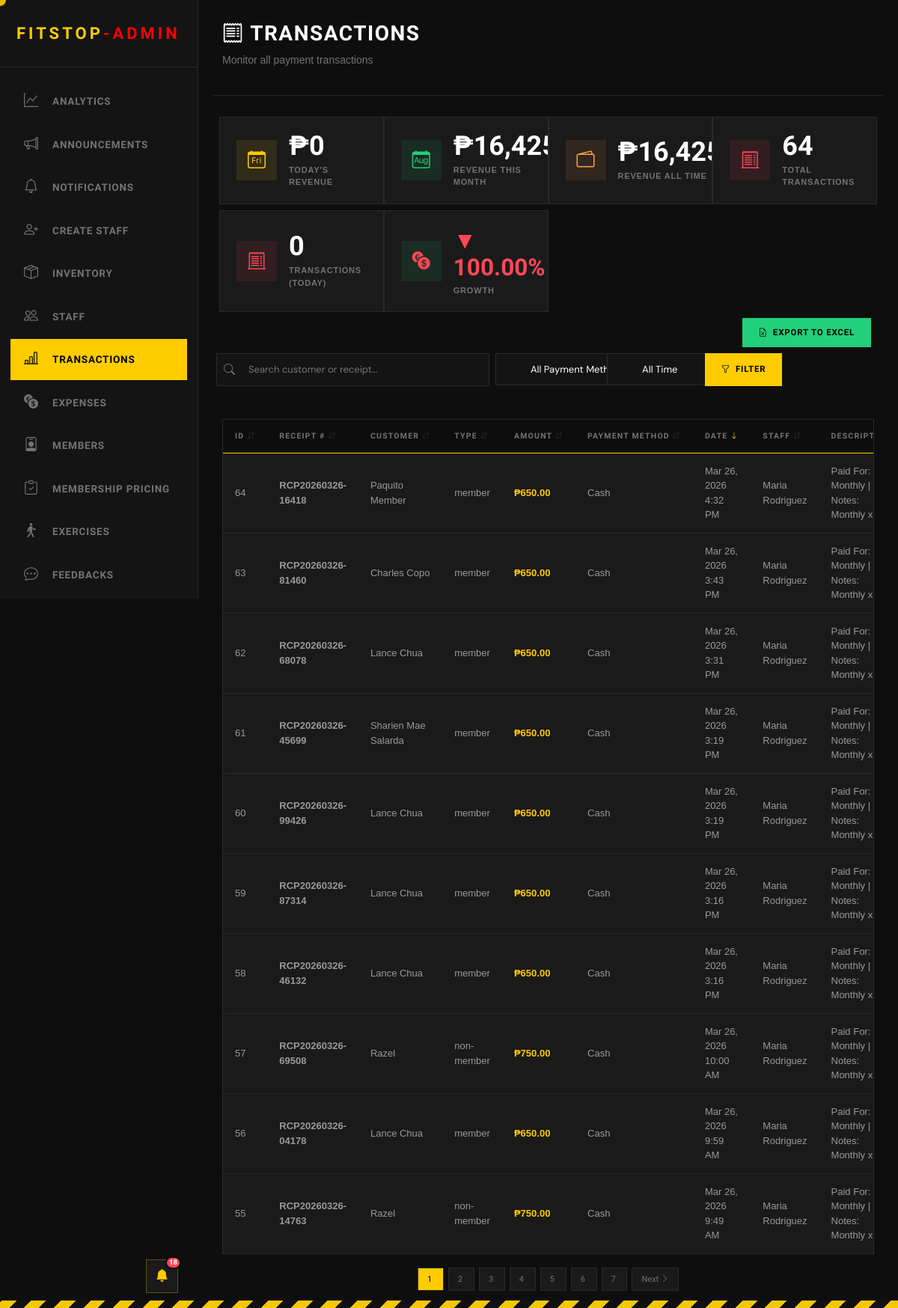
/admin/transaction.php (signed in), run on the app's committed database.
### tables this page shows
CREATE TABLE transactions (
    id INTEGER PRIMARY KEY AUTOINCREMENT,
    receipt_number TEXT UNIQUE NOT NULL,
    customer_type TEXT NOT NULL,
    user_id INTEGER,
    customer_name TEXT,
    amount DECIMAL(10, 2) NOT NULL,
    payment_method TEXT NOT NULL,
    staff_id INTEGER,
    transaction_date TIMESTAMP DEFAULT CURRENT_TIMESTAMP,
    status TEXT DEFAULT 'Confirmed',
    created_at TIMESTAMP DEFAULT CURRENT_TIMESTAMP
, "desc" TEXT);

CREATE TABLE "users" (   id INTEGER PRIMARY KEY AUTOINCREMENT,   username VARCHAR(50) NOT NULL UNIQUE,   first_name VARCHAR(50) NOT NULL,   last_name VARCHAR(50) NOT NULL,   email VARCHAR(100) NOT NULL UNIQUE,   password VARCHAR(255) NOT NULL,   user_type VARCHAR(50),   verification_code VARCHAR(50) DEFAULT NULL,   verification_code_expiration TIMESTAMP DEFAULT NULL,   is_verified BOOLEAN DEFAULT FALSE,   profile_picture BLOB,   last_logged_in TIMESTAMP DEFAULT NULL,   created_at TIMESTAMP DEFAULT CURRENT_TIMESTAMP,   updated_at TIMESTAMP DEFAULT CURRENT_TIMESTAMP , "points" INTEGER NOT NULL DEFAULT 0, dpa_consent INTEGER NOT NULL DEFAULT 0, dpa_consent_at TIMESTAMP DEFAULT NULL, "address" VARCHAR(255));

### admin/transaction.php (the view, shortened to what this page needs)
<?php
include("../Login/connection.php");
$search = isset($_GET['search']) ? trim($_GET['search']) : '';
$payment_method = isset($_GET['payment_method']) ? trim($_GET['payment_method']) : '';
$time_filter = isset($_GET['time']) ? $_GET['time'] : '';
$sort_by = isset($_GET['sort']) ? $_GET['sort'] : 'transaction_date';
$sort_order = isset($_GET['order']) ? $_GET['order'] : 'DESC';
$records_per_page = 10;
$page = isset($_GET['page']) ? (int) $_GET['page'] : 1;
$offset = ($page - 1) * $records_per_page;
$sort_order = ($sort_order === 'ASC') ? 'ASC' : 'DESC';
$where_conditions = [];
$params = [];
$where_clause = count($where_conditions) > 0 ? "WHERE " . implode(" AND ", $where_conditions) : "";
$total_query = $pdo->prepare("SELECT COUNT(*) as total FROM transactions t $where_clause");
$total_query->execute($params);
$total_records = $total_query->fetch()['total'];
$total_pages = ceil($total_records / $records_per_page);
$query = "SELECT
            t.*,
            u.first_name,
            u.last_name
          FROM transactions t
          LEFT JOIN users u ON t.staff_id = u.id
          $where_clause
          ORDER BY t.$sort_by $sort_order
          LIMIT :limit OFFSET :offset";
$stmt = $pdo->prepare($query);
$stmt->bindValue(':limit', $records_per_page, PDO::PARAM_INT);
$stmt->bindValue(':offset', $offset, PDO::PARAM_INT);
$stmt->execute();
$transactions = $stmt->fetchAll();
$stmt = $pdo->query("
    SELECT
        SUM(CASE WHEN DATE(transaction_date) = DATE('now') THEN amount ELSE 0 END) AS today,
        SUM(CASE WHEN DATE(transaction_date) = DATE('now','-1 day') THEN amount ELSE 0 END) AS yesterday
    FROM transactions
    WHERE status = 'completed'
");
$data = $stmt->fetch();
$growth = ($data['yesterday'] > 0)
    ? (($data['today'] - $data['yesterday']) / $data['yesterday']) * 100 : 0;
$total_revenue_stmt = $pdo->query("SELECT COALESCE(SUM(amount), 0) as total FROM transactions");
$total_revenue = $total_revenue_stmt->fetch()['total'];
$today_revenue_stmt = $pdo->query("SELECT COALESCE(SUM(amount), 0) as total FROM transactions WHERE DATE(transaction_date) = DATE('now')");
$today_revenue = $today_revenue_stmt->fetch()['total'];
$month_revenue_stmt = $pdo->query("SELECT COALESCE(SUM(amount), 0) as total FROM transactions WHERE strftime('%Y-%m', transaction_date) = strftime('%Y-%m', 'now')");
$month_revenue = $month_revenue_stmt->fetch()['total'];
$total_count_stmt = $pdo->query("SELECT COUNT(*) as total FROM transactions");
$total_count = $total_count_stmt->fetch()['total'];
$total_count_stmt_td = $pdo->query("SELECT COUNT(*) as total FROM transactions WHERE DATE(transaction_date) = DATE('now')");
$total_count_td = $total_count_stmt_td->fetch()['total'];
function getSortUrl($column, $current_sort, $current_order, $search, $payment_method, $time, $page)
{
    $new_order = 'ASC';
    $params = "sort=$column&order=$new_order";
    return "?$params";
}
function getSortIcon($column, $current_sort, $current_order)
{
    if ($current_sort !== $column) {
        return '<i class="bi bi-arrow-down-up" style="opacity: 0.3; font-size: 10px;"></i>';
    }
    return $current_order === 'ASC'
        ? '<i class="bi bi-arrow-up" style="color: var(--hazard); font-size: 10px;"></i>'
        : '<i class="bi bi-arrow-down" style="color: var(--hazard); font-size: 10px;"></i>';
}
function getPaginationUrl($page_num, $search, $payment_method, $time, $sort, $order)
{
    $params = "page=$page_num";
    return "?$params";
}
?>
<!DOCTYPE html>
<html>
<head>
    <link rel="stylesheet" href="styles.css">
    <link rel="stylesheet" href="https://cdn.jsdelivr.net/npm/bootstrap-icons@1.11.0/font/bootstrap-icons.css">
    <link href="https://cdn.jsdelivr.net/npm/bootstrap@5.3.8/dist/css/bootstrap.min.css" rel="stylesheet">
</head>
<body>
    <?php include('includes/header_admin.php') ?>
    <div class="main-content">
        <div class="topbar row">
            <div class="topbar-left col-sm-12 col-xl-6">
                <h1><i class="bi bi-receipt"></i> Transactions</h1>
                <p>Monitor all payment transactions</p>
            </div>
        </div>
        <div class="stat-grid row p-0 mb-1 g-2">
            <div class="stat-box col-sm-12 col-xl-3">
                <div class="stat-icon members">
                    <i class="bi bi-calendar-day"></i>
                </div>
                <div>
                    <div class="stat-value">₱<?php echo number_format($today_revenue, 0); ?></div>
                    <div class="stat-label">Today's Revenue</div>
                </div>
            </div>
            <div class="stat-box col-sm-12 col-xl-3">
                <div class="stat-icon registrations">
                    <i class="bi bi-calendar-month"></i>
                </div>
                <div>
                    <div class="stat-value">₱<?php echo number_format($month_revenue, 0); ?></div>
                    <div class="stat-label">Revenue This Month</div>
                </div>
            </div>
            <div class="stat-box col-sm-12 col-xl-3">
                <div class="stat-icon equipment">
                    <i class="bi bi-wallet2"></i>
                </div>
                <div>
                    <div class="stat-value">₱<?php echo number_format($total_revenue, 0); ?></div>
                    <div class="stat-label">Revenue All Time</div>
                </div>
            </div>
            <div class="stat-box col-sm-12 col-xl-3">
                <div class="stat-icon notifications">
                    <i class="bi bi-receipt-cutoff"></i>
                </div>
                <div>
                    <div class="stat-value"><?php echo $total_count; ?></div>
                    <div class="stat-label">Total Transactions</div>
                </div>
            </div>
            <div class="stat-box col-sm-12 col-xl-3">
                <div class="stat-icon notifications">
                    <i class="bi bi-receipt-cutoff bi-success"></i>
                </div>
                <div>
                    <div class="stat-value"><?php echo $total_count_td; ?></div>
                    <div class="stat-label">Transactions (Today)</div>
                </div>
            </div>
            <div class="stat-box col-sm-12 col-xl-3">
                <div class="stat-icon registrations"
                    style="color: <?php echo $growth >= 0 ? 'var(--success)' : 'var(--danger)'; ?>;">
                    <i class="bi bi-currency-exchange"></i>
                </div>
                <div>
                    <div class="stat-value">
                        <?php echo ($growth >= 0 ? "<small style='color: var(--success);'>▲ " : "<small style='color: var(--danger);'>▼ ") . number_format(abs($growth), 2) . "%</small>"; ?>
                    </div>
                    <div class="stat-label">Growth</div>
                </div>
            </div>
        </div>
        <section>
            <div>
                <div class="col-12 p-1 d-flex justify-content-end">
                    <button class="add-btn" data-bs-toggle="modal" data-bs-target="#exportModal"
                        style="background: var(--success); text-decoration: none; border: none; cursor: pointer;">
                        <i class="bi bi-file-earmark-excel"></i> Export to Excel
                    </button>
                </div>
                <form method="GET">
                    <div class="row">
                        <div class="search-wrapper col-sm-12 col-xl-2 p-1">
                            <i class="bi bi-search search-icon"></i>
                            <input type="text" name="search" class="search-input" maxlength="30"
                                placeholder="Search customer or receipt..."
                                value="<?php echo htmlspecialchars($search); ?>">
                        </div>
                        <div class="col-sm-12 col-xl-2 p-1">
                            <select name="payment_method" class="search-input" style="min-width: 250px;">
                                <option value="">All Payment Methods</option>
                            </select>
                        </div>
                        <div class="col-sm-12 col-xl-2 p-1">
                            <select name="time" class="search-input" style="min-width: 180px;">
                                <option value="">All Time</option>
                            </select>
                        </div>
                        <div class="col-sm-12 col-xl-1 p-1 d-flex justify-content-center">
                            <button type="submit" class="search-btn">
                                <i class="bi bi-funnel"></i> Filter
                            </button>
                        </div>
                        <div class="col-sm-12 col-xl-2 p-1 d-flex justify-content-center">
                        </div>
                    </div>
                </form>
            </div>
        </section>
        <div class="inventory-table">
            <table>
                <thead>
                    <tr>
                        <th class="sortable-header"
                            onclick="window.location.href='<?php echo getSortUrl('id', $sort_by, $sort_order, $search, $payment_method, $time_filter, $page); ?>'">
                            ID <?php echo getSortIcon('id', $sort_by, $sort_order); ?>
                        </th>
                        <th class="sortable-header"
                            onclick="window.location.href='<?php echo getSortUrl('receipt_number', $sort_by, $sort_order, $search, $payment_method, $time_filter, $page); ?>'">
                            Receipt # <?php echo getSortIcon('receipt_number', $sort_by, $sort_order); ?>
                        </th>
                        <th class="sortable-header"
                            onclick="window.location.href='<?php echo getSortUrl('customer_name', $sort_by, $sort_order, $search, $payment_method, $time_filter, $page); ?>'">
                            Customer <?php echo getSortIcon('customer_name', $sort_by, $sort_order); ?>
                        </th>
                        <th class="sortable-header"
                            onclick="window.location.href='<?php echo getSortUrl('customer_type', $sort_by, $sort_order, $search, $payment_method, $time_filter, $page); ?>'">
                            Type <?php echo getSortIcon('customer_type', $sort_by, $sort_order); ?>
                        </th>
                        <th class="sortable-header"
                            onclick="window.location.href='<?php echo getSortUrl('amount', $sort_by, $sort_order, $search, $payment_method, $time_filter, $page); ?>'">
                            Amount <?php echo getSortIcon('amount', $sort_by, $sort_order); ?>
                        </th>
                        <th class="sortable-header"
                            onclick="window.location.href='<?php echo getSortUrl('payment_method', $sort_by, $sort_order, $search, $payment_method, $time_filter, $page); ?>'">
                            Payment Method <?php echo getSortIcon('payment_method', $sort_by, $sort_order); ?>
                        </th>
                        <th class="sortable-header"
                            onclick="window.location.href='<?php echo getSortUrl('transaction_date', $sort_by, $sort_order, $search, $payment_method, $time_filter, $page); ?>'">
                            Date <?php echo getSortIcon('transaction_date', $sort_by, $sort_order); ?>
                        </th>
                        <th class="sortable-header"
                            onclick="window.location.href='<?php echo getSortUrl('staff_id', $sort_by, $sort_order, $search, $payment_method, $time_filter, $page); ?>'">
                            Staff <?php echo getSortIcon('staff_id', $sort_by, $sort_order); ?>
                        </th>
                        <th>Description</th>
                    </tr>
                </thead>
                <tbody>
                    <?php if (count($transactions) > 0): ?>
                        <?php foreach ($transactions as $txn): ?>
                            <tr>
                                <td><?php echo $txn['id']; ?></td>
                                <td><strong><?php echo htmlspecialchars($txn['receipt_number']); ?></strong></td>
                                <td><?php echo htmlspecialchars($txn['customer_name']); ?></td>
                                <td><?php echo htmlspecialchars($txn['customer_type']); ?></td>
                                <td><strong
                                        style="color: var(--hazard);">₱<?php echo number_format($txn['amount'], 2); ?></strong>
                                </td>
                                <td><?php echo htmlspecialchars($txn['payment_method']); ?></td>
                                <td><?php echo date('M d, Y g:i A', strtotime($txn['transaction_date'])); ?></td>
                                <td><?php echo htmlspecialchars(($txn['first_name'] ?? '') . ' ' . ($txn['last_name'] ?? '')); ?>
                                </td>
                                <td><?php echo htmlspecialchars($txn['desc'] ?? ''); ?></td>
                            </tr>
                        <?php endforeach; ?>
                    <?php endif; ?>
                </tbody>
            </table>
        </div>
        <?php if ($total_pages > 1): ?>
            <div style="margin-top: 20px; text-align: center;">
                <?php for ($i = 1; $i <= $total_pages; $i++): ?>
                    <a href="<?php echo getPaginationUrl($i, $search, $payment_method, $time_filter, $sort_by, $sort_order); ?>"
                        style="padding: 8px 12px; margin: 0 3px; background: <?php echo ($i == $page) ? 'var(--hazard)' : 'var(--bg-card)'; ?>; color: <?php echo ($i == $page) ? '#000' : 'var(--text-muted)'; ?>; border: 1px solid var(--border); text-decoration: none; font-family: 'Chakra Petch', sans-serif; font-size: 11px;">
                        <?php echo $i; ?>
                    </a>
                <?php endfor; ?>
                <?php if ($page < $total_pages): ?>
                    <a href="<?php echo getPaginationUrl($page + 1, $search, $payment_method, $time_filter, $sort_by, $sort_order); ?>"
                        style="padding: 8px 12px; margin: 0 3px; background: var(--bg-card); color: var(--text-muted); border: 1px solid var(--border); text-decoration: none; font-family: 'Chakra Petch', sans-serif; font-size: 11px;">
                        Next <i class="bi bi-chevron-right"></i>
                    </a>
                <?php endif; ?>
            </div>
        <?php endif; ?>
    </div>
</body>
</html>

### data on the page
transactions: id "64", receipt_number "RCP20260326-16418", customer_name "Paquito Member", customer_type "member", amount "650.00", payment_method "Cash", transaction_date "Mar 26, 2026 4:32 PM", users.first_name+last_name "Maria Rodriguez", desc "Paid For: Monthly | Notes: Monthly…"
transactions: id "63", receipt_number "RCP20260326-81460", customer_name "Charles Copo", customer_type "member", amount "650.00", payment_method "Cash", transaction_date "Mar 26, 2026 3:43 PM", users.first_name+last_name "Maria Rodriguez", desc "Paid For: Monthly | Notes: Monthly…"
transactions: id "62", receipt_number "RCP20260326-68078", customer_name "Lance Chua", customer_type "member", amount "650.00", payment_method "Cash", transaction_date "Mar 26, 2026 3:31 PM", users.first_name+last_name "Maria Rodriguez", desc "Paid For: Monthly | Notes: Monthly…"
transactions: id "61", receipt_number "RCP20260326-45699", customer_name "Sharien Mae Salarda", customer_type "member", amount "650.00", payment_method "Cash", transaction_date "Mar 26, 2026 3:19 PM", users.first_name+last_name "Maria Rodriguez", desc "Paid For: Monthly | Notes: Monthly…"
transactions: id "60", receipt_number "RCP20260326-99426", customer_name "Lance Chua", customer_type "member", amount "650.00", payment_method "Cash", transaction_date "Mar 26, 2026 3:19 PM", users.first_name+last_name "Maria Rodriguez", desc "Paid For: Monthly | Notes: Monthly…"
transactions: id "59", receipt_number "RCP20260326-87314", customer_name "Lance Chua", customer_type "member", amount "650.00", payment_method "Cash", transaction_date "Mar 26, 2026 3:16 PM", users.first_name+last_name "Maria Rodriguez", desc "Paid For: Monthly | Notes: Monthly…"
transactions: id "58", receipt_number "RCP20260326-46132", customer_name "Lance Chua", customer_type "member", amount "650.00", payment_method "Cash", transaction_date "Mar 26, 2026 3:16 PM", users.first_name+last_name "Maria Rodriguez", desc "Paid For: Monthly | Notes: Monthly…"
transactions: id "57", receipt_number "RCP20260326-69508", customer_name "Razel", customer_type "non-member", amount "750.00", payment_method "Cash", transaction_date "Mar 26, 2026 10:00 AM", users.first_name+last_name "Maria Rodriguez", desc "Paid For: Monthly | Notes: Monthly…"
transactions: id "56", receipt_number "RCP20260326-04178", customer_name "Lance Chua", customer_type "member", amount "650.00", payment_method "Cash", transaction_date "Mar 26, 2026 9:59 AM", users.first_name+last_name "Maria Rodriguez", desc "Paid For: Monthly | Notes: Monthly…"
transactions: id "55", receipt_number "RCP20260326-14763", customer_name "Razel", customer_type "non-member", amount "750.00", payment_method "Cash", transaction_date "Mar 26, 2026 9:49 AM", users.first_name+last_name "Maria Rodriguez", desc "Paid For: Monthly | Notes: Monthly…"

### other printed values
$unread_count "18"
$today_revenue "0"
$total_count "64"
$total_count_td "0"
abs($growth) "100.00"
